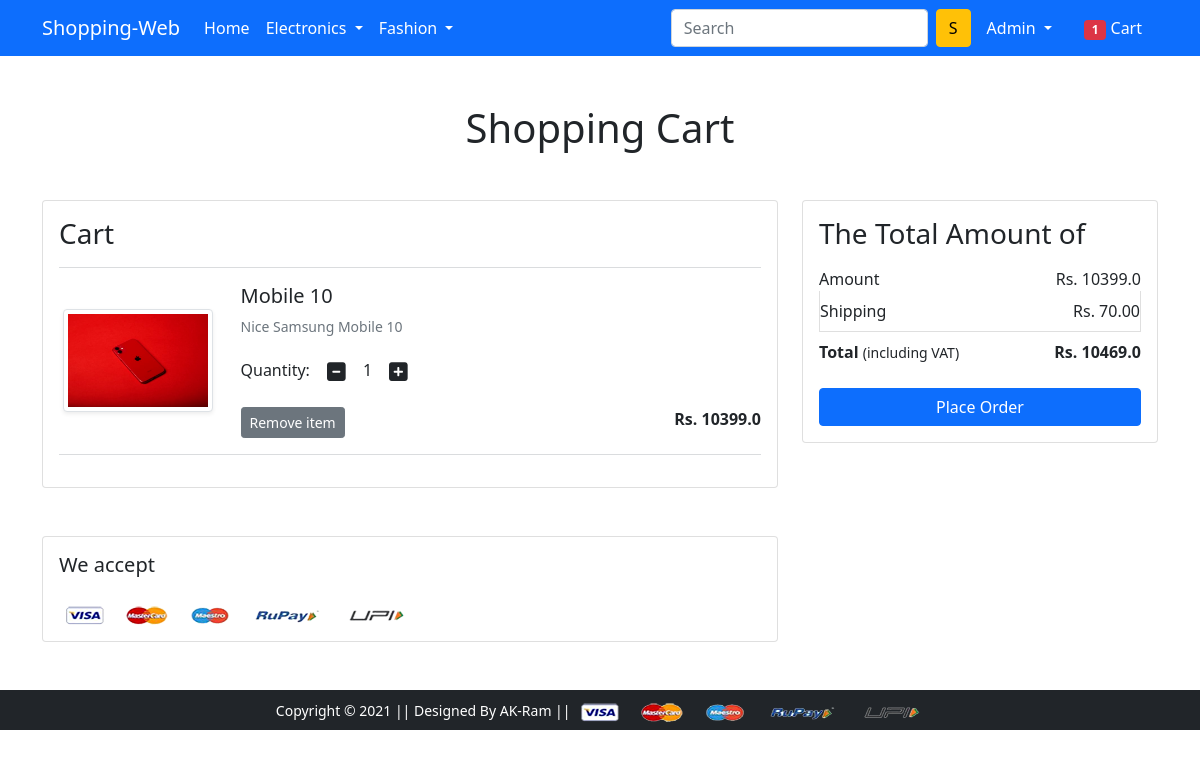
The app's page /cart/ (signed in) with its own data.
### app/models.py (models this page shows, shortened)
class Cart(models.Model):
	user = models.ForeignKey(User, on_delete=models.CASCADE)
	product = models.ForeignKey(Product, on_delete=models.CASCADE)
	quantity = models.PositiveIntegerField(default=1)

class Product(models.Model):
	title = models.CharField(max_length=100)
	selling_price = models.FloatField()
	discounted_price = models.FloatField()
	description = models.TextField()
	brand = models.CharField(max_length=100)
	category = models.CharField(choices=CATEGORY_CHOICES, max_length=2)
	product_image = models.ImageField(upload_to='producting')

### app/views.py (the view)
# urls.py: path('cart/', views.show_card, name='show_card'),
def show_card(request):
	if request.user.is_authenticated:
		user = request.user
		cart = Cart.objects.filter(user=user)
		amount = 0.0
		shipping_amount = 70.0
		total_amount = 0.0
		cart_product = [p for p in Cart.objects.all() if p.user == user]
		for p in cart_product:
			tempamount = (p.quantity * p.product.discounted_price)
			amount += tempamount
		totalamount = amount + shipping_amount
		total = len(cart)
		if int(total) != 0:
			return render(request, 'app/addtocart.html',{'carts':cart,'total':total,'totalamount':totalamount,'amount':amount})
		else:
			return render(request, 'app/emptycart.html')
	else:
		return redirect('/accounts/login/')

### app/templates/app/addtocart.html (shortened to what this page needs)
{% extends 'app/base.html' %}
{% load static %}
{% block main-content %}
<div class="container my-5">
 <div class="row">
  <h1 class="text-center mb-5">Shopping Cart</h1>
  <div class="col-sm-8">
  <div class="card">
   <div class="card-body">
    <h3>Cart</h3>
    <hr class="text-muted">
    {% for cart in carts %}
    <div class="row">
     <div class="col-sm-3 text-center align-self-center"><img src="{{cart.product.product_image.url}}" alt="" srcset="" class="img-fluid img-thumbnail shadow-sm" height="150" width="150"> </div>
     <div class="col-sm-9">
      <div>
       <h5>{{cart.product.title}}</h5>
       <p class="mb-2 text-muted small">{{cart.product.description}}</p>
       <div class="my-3">
        <label for="quantity">Quantity:</label>
        <a class="minus-cart btn" pid="{{cart.product.id}}"><i class="fas fa-minus-square fa-lg"></i></a>
          <span id="quantity">{{cart.quantity}}</span>
        <a class="plus-cart btn" pid="{{cart.product.id}}"><i class="fas fa-plus-square fa-lg"></i></a>
       </div>
       <div class="d-flex justify-content-between">
        <a href="#" class="btn btn-sm btn-secondary mr-3 remove-cart" pid="{{cart.product.id}}">Remove item </a>
        <p class="mb-0"><span><strong>Rs. {{cart.product.discounted_price}}</strong></span></p>
       </div>
      </div>
     </div>
    </div>
    <hr class="text-muted">
    {% endfor %}
   </div>
   </div>
  </div>
  <div class="col-sm-4">
   <div class="card">
    <div class="card-body">
      <h3>The Total Amount of</h3>
      <ul class="list-group">
       <li class="list-group-item d-flex justify-content-between align-items-center border-0 px-0 pb-0">Amount<span>Rs. <span id="amount">{{amount}}</span></span></li>
       <li class="list-group-item d-flex justify-content-between align-items-center px-0">Shipping<span>Rs. 70.00</span></li>
       <li class="list-group-item d-flex justify-content-between align-items-center border-0 px-0 mb-3">
        <div>
           <strong>Total</strong> <small>(including VAT)</small>
         </div>
         <span><strong>Rs. <strong id="totalamount">{{totalamount}}</strong></strong></span>
       </li>
      </ul>
      <div class="d-grid"><a href="{% url 'checkout' %}" class="btn btn-primary">Place Order</a></div>
    </div>
   </div>
  </div>
 </div>
</div>
<div class="container">
 <div class="row">
  <div class="col-sm-8">
   <div class="card">
    <div class="card-body">
      <h5 class="mb-4">We accept</h5>
      <img src="{% static 'app/images/payment.png' %}" alt="" class="img-fluid">
    </div>
  </div>
  </div>
 </div>
</div>
{% endblock main-content %}

### app/templates/app/base.html (shortened to what this page needs)
<!doctype html>
{% load static %}
<html lang="en">
  <head>
    <link href="{% static 'app/css/bootstrap.min.css' %}" rel="stylesheet">
    <link rel="stylesheet" href="{% static 'app/css/owl.carousel.min.css' %}">
    <link rel="stylesheet" href="{% static 'app/css/all.min.css' %}">
    <link rel="stylesheet" href="{% static 'app/css/style.css' %}">
  </head>
  <body>
    <nav class="navbar navbar-expand-lg navbar-dark bg-primary">
     <div class="container">
       <a class="navbar-brand" href="/">Shopping-Web</a>
       <div class="collapse navbar-collapse" id="navbarSupportedContent">
         <ul class="navbar-nav me-auto mb-2 mb-lg-0">
           <li class="nav-item">
             <a class="nav-link active" aria-current="page" href="/">Home</a>
           </li>
           <li class="nav-item dropdown">
             <a class="nav-link dropdown-toggle text-white" href="#" id="electronicsDropdown" role="button" data-bs-toggle="dropdown" aria-expanded="false">
               Electronics
             </a>
           </li>
           <li class="nav-item dropdown">
             <a class="nav-link dropdown-toggle text-white" href="#" id="fashionDropdown" role="button" data-bs-toggle="dropdown" aria-expanded="false">
               Fashion
             </a>
           </li>
         </ul>
         <form class="d-flex">
           <input class="form-control me-2" type="search" placeholder="Search" aria-label="Search">
           <button class="btn btn-warning" type="submit">S</button>
         </form>
         <div>
          <ul class="navbar-nav me-auto mb-2 mb-lg-0">
            {% if request.user.is_authenticated %}
           <li class="nav-item dropdown mx-2">
              <a class="nav-link dropdown-toggle text-white" href="#" id="profileDropdown" role="button" data-bs-toggle="dropdown" aria-expanded="false">
                {{request.user.username|capfirst}}
              </a>
            </li>
            <li class="nav-item mx-2">
             <a href="{% url 'show_card' %}" class="nav-link text-white"><span class="badge bg-danger">{{total}}</span> Cart </a>
            </li>
          {% endif %}
          </ul>
         </div>
       </div>
     </div>
    </nav>
    {% block main-content %} {% endblock main-content %}
    <footer class="container-fluid bg-dark text-center p-2 mt-5">
        <small class="text-white">Copyright &copy; 2021 || Designed By AK-Ram || </small>
        <img src="{% static 'app/images/payment.png' %}" alt="" srcset="" class="img-fluid" height="2px">
    </footer>
  </body>
</html>

### records on screen
Cart: product.product_image (picture), product "Mobile 10", product.description "Nice Samsung Mobile 10", quantity "1", product.discounted_price "10399.0"

### other values on screen
{{ request.user.username|capfirst }} "Admin"
{{ total }} "1"
{{ amount }} "10399.0"
{{ totalamount }} "10469.0"
